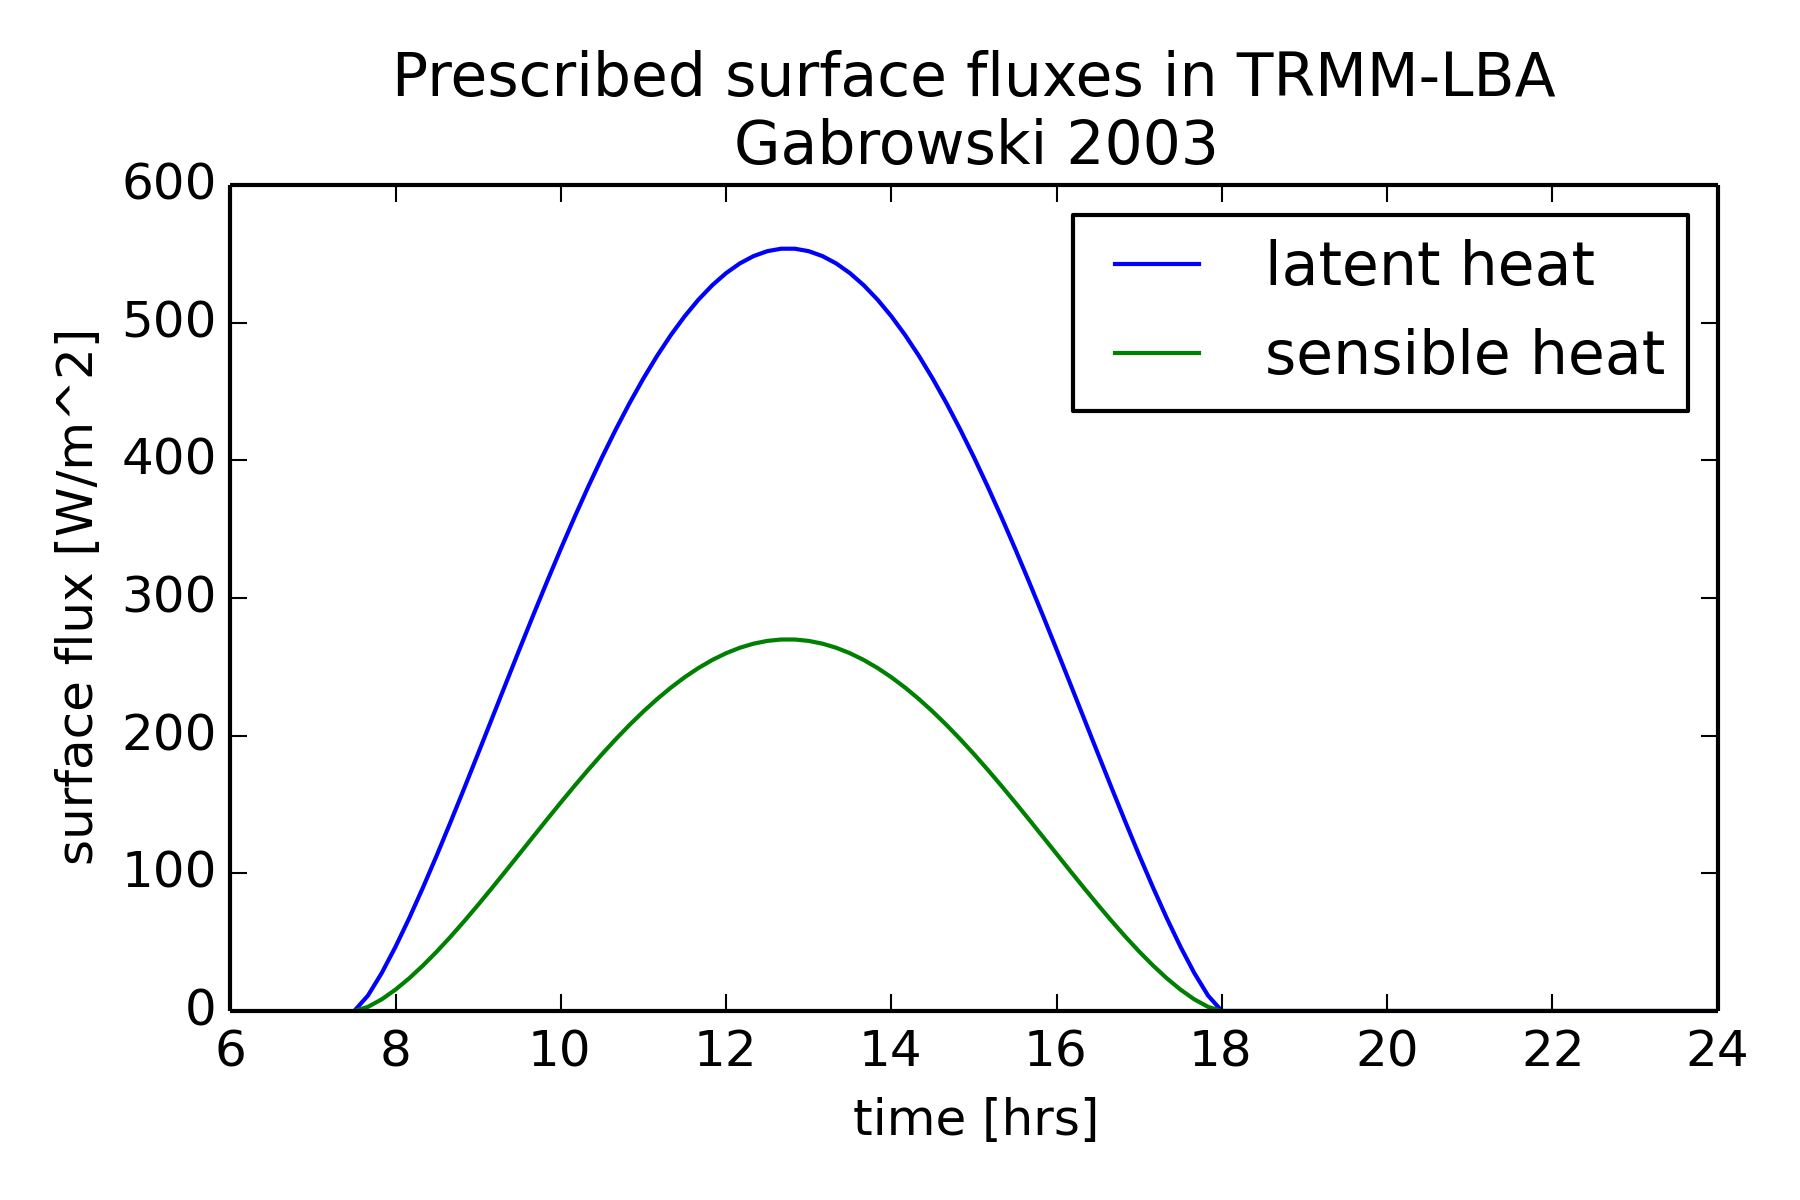

Generate this figure with Python:
"""


Appendix 2.  Evolution of surface heat fluxes.

The code below (provided by Steve Lang from NASA Goddard) gives a
simple fit to the surface latent and sensible heat fluxes for the
February 23rd case.  Note that you can either assume some method
to distribute this flux over the lowest few model levels, or rely on
the subgrid-scale model to do this.

c curve fit to observed LBA sensible and latent heat fluxes
c      hrl is the local time in hours
c      NOTE: simulation starts at 7:30am (t=7.50)
c      FLXL is latent heat flux (W/m**2)
c      FLXS is sensible heat flux (W/m**2)

       api=4.*atan(1.)
cc time is model time in hrs (time=0 at model start)
       hrl=7.5 + time
       thea=api/2.*(12.75-hrl)/5.25
       xfact=cos(thea)
       if(xfact.le.0.) xfact=0.
       FLXL=554.*xfact**1.3
       FLXS=270.*xfact**1.5
"""

import numpy as np
import matplotlib.pyplot as plot

api = 4.*np.arctan(1.)

def calc_fluxes(t_hrs):
    thea = api/2.*(12.75-t_hrs)/5.25
    xfact = np.cos(thea)
    xfact[xfact < 0.0] = 0.
    FLXL = 554.*xfact**1.3
    FLXS = 270.*xfact**1.5

    return FLXL, FLXS


if __name__ == "__main__":
    t_hrs = np.linspace(7.5, 24.0, 100)

    latent_flx, sens_flx = calc_fluxes(t_hrs)

    plot.figure(figsize=(6,4))

    plot.plot(t_hrs, latent_flx, label="latent heat")
    plot.plot(t_hrs, sens_flx, label="sensible heat")

    plot.xlabel('time [hrs]')
    plot.ylabel('surface flux [W/m^2]')

    plot.legend()
    plot.title("Prescribed surface fluxes in TRMM-LBA\nGabrowski 2003")
    plot.tight_layout()

    plot.savefig(__file__.replace('.py', '.pdf'))
    plot.savefig(__file__.replace('.py', '.png'), dpi=300)
